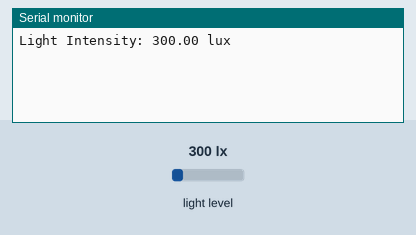
Recording of a sketch running on a simulated ESP8266 (NodeMCU). On the bench: the last lines printed to the serial monitor. Inputs (shaded band) come from the test bench; at power-on: light level 300 lx. WiFi joins after 1.5 s; servers stay silent unless stated; no MQTT or app messages arrive unless stated.

Above: at 2.7 s.
2.8 s: light level set to 40 lx
At 5.4 s:
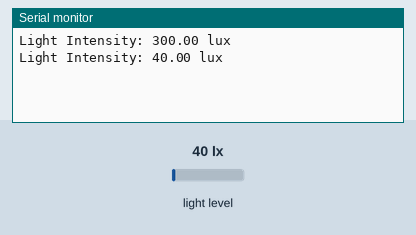
6.6 s: light level set to 500 lx
At 9.0 s:
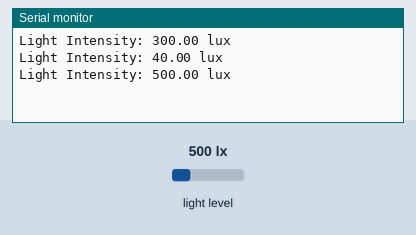
Timing chart, 0 to 10.5 s (numbered marks = the images above; inputs shaded):
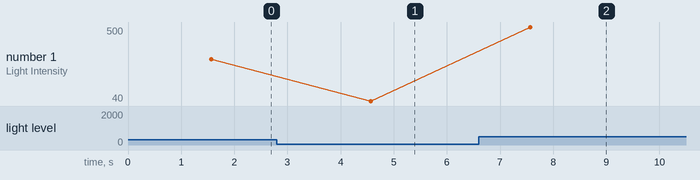

Measured:
- after the input at 2.8 s, the serial monitor: prints a new line after 1.8 s (image 1)
- after the input at 6.6 s, the serial monitor: prints a new line after 0.97 s (image 2)
- plotted number 1: 300 → 40 after the input at 2.8 s, 40 → 500 after the input at 6.6 s

The sketch:

ardiuno_code.ino
```cpp
#include <Wire.h>
#include <BH1750.h>
#include <ESP8266WiFi.h>
#include <PubSubClient.h>
#include <ArduinoJson.h>

// WiFi credentials
const char* ssid = "Your_SSID";
const char* password = "Your_PASSWORD";

// MQTT broker configuration
const char* mqtt_server = "broker.emqx.io";
const int mqtt_port = 1883;
const char* mqtt_topic = "esp8266/gy30";

// Objects
WiFiClient espClient;
PubSubClient client(espClient);
BH1750 lightMeter;

void setup_wifi() {
  delay(10);
  WiFi.begin(ssid, password);
  while (WiFi.status() != WL_CONNECTED) {
    delay(500);
  }
}

void reconnect() {
  while (!client.connected()) {
    if (client.connect("ESP8266_GY30")) {
      client.subscribe(mqtt_topic);
    } else {
      delay(5000);
    }
  }
}

void setup() {
  Wire.begin(D2, D1); // SDA, SCL
  Serial.begin(115200);
  setup_wifi();
  client.setServer(mqtt_server, mqtt_port);
  lightMeter.begin();
}

void loop() {
  if (!client.connected()) {
    reconnect();
  }
  client.loop();

  float lux = lightMeter.readLightLevel();

  StaticJsonDocument<100> doc;
  doc["lux"] = lux;

  char buffer[100];
  serializeJson(doc, buffer);

  client.publish(mqtt_topic, buffer);
  Serial.print("Light Intensity: ");
  Serial.print(lux);
  Serial.println(" lux");

  delay(3000);
}
```
